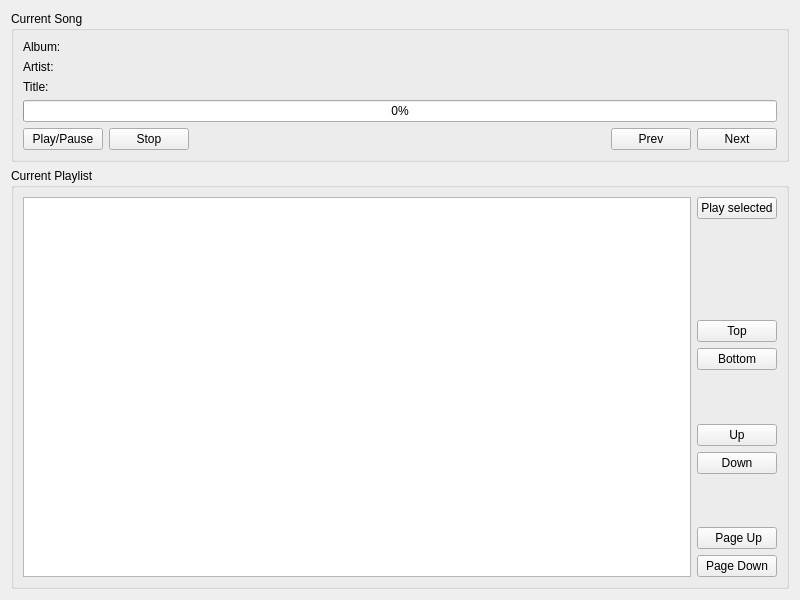
<?xml version="1.0" encoding="UTF-8"?>
<ui version="4.0">
 <class>CurrentlyPlayingWidget</class>
 <widget class="QWidget" name="CurrentlyPlayingWidget">
  <property name="geometry">
   <rect>
    <x>0</x>
    <y>0</y>
    <width>800</width>
    <height>600</height>
   </rect>
  </property>
  <property name="windowTitle">
   <string>Form</string>
  </property>
  <layout class="QVBoxLayout" name="verticalLayout_3">
   <item>
    <widget class="QGroupBox" name="currentlyPlayingGroupBox">
     <property name="title">
      <string>Current Song</string>
     </property>
     <property name="flat">
      <bool>false</bool>
     </property>
     <layout class="QVBoxLayout" name="verticalLayout_2">
      <item>
       <widget class="QLabel" name="albumLabel">
        <property name="text">
         <string>Album:</string>
        </property>
       </widget>
      </item>
      <item>
       <widget class="QLabel" name="artistLabel">
        <property name="text">
         <string>Artist: </string>
        </property>
       </widget>
      </item>
      <item>
       <widget class="QLabel" name="titleLabel">
        <property name="text">
         <string>Title:</string>
        </property>
       </widget>
      </item>
      <item>
       <widget class="QProgressBar" name="songProgressBar">
        <property name="value">
         <number>0</number>
        </property>
        <property name="alignment">
         <set>Qt::AlignLeading|Qt::AlignLeft|Qt::AlignVCenter</set>
        </property>
        <property name="textVisible">
         <bool>true</bool>
        </property>
        <property name="invertedAppearance">
         <bool>false</bool>
        </property>
       </widget>
      </item>
      <item>
       <layout class="QHBoxLayout" name="horizontalLayout_2">
        <item>
         <widget class="QPushButton" name="playPausePushButton">
          <property name="text">
           <string>Play/Pause</string>
          </property>
         </widget>
        </item>
        <item>
         <widget class="QPushButton" name="stopPushButton">
          <property name="text">
           <string>Stop</string>
          </property>
         </widget>
        </item>
        <item>
         <spacer name="horizontalSpacer">
          <property name="orientation">
           <enum>Qt::Horizontal</enum>
          </property>
          <property name="sizeHint" stdset="0">
           <size>
            <width>40</width>
            <height>20</height>
           </size>
          </property>
         </spacer>
        </item>
        <item>
         <widget class="QPushButton" name="prevPushButton">
          <property name="text">
           <string>Prev</string>
          </property>
         </widget>
        </item>
        <item>
         <widget class="QPushButton" name="nextPushButton">
          <property name="text">
           <string>Next</string>
          </property>
         </widget>
        </item>
       </layout>
      </item>
     </layout>
    </widget>
   </item>
   <item>
    <widget class="QGroupBox" name="currentPlayListGroupBox">
     <property name="title">
      <string>Current Playlist</string>
     </property>
     <layout class="QHBoxLayout" name="horizontalLayout">
      <item>
       <widget class="QTreeView" name="currentPlayListTreeView">
        <property name="rootIsDecorated">
         <bool>false</bool>
        </property>
        <property name="uniformRowHeights">
         <bool>true</bool>
        </property>
        <property name="itemsExpandable">
         <bool>false</bool>
        </property>
        <property name="allColumnsShowFocus">
         <bool>true</bool>
        </property>
       </widget>
      </item>
      <item>
       <layout class="QVBoxLayout" name="verticalLayout">
        <item>
         <widget class="QPushButton" name="selectSongPushButton">
          <property name="text">
           <string>Play selected</string>
          </property>
         </widget>
        </item>
        <item>
         <spacer name="verticalSpacer">
          <property name="orientation">
           <enum>Qt::Vertical</enum>
          </property>
          <property name="sizeHint" stdset="0">
           <size>
            <width>20</width>
            <height>40</height>
           </size>
          </property>
         </spacer>
        </item>
        <item>
         <spacer name="verticalSpacer_4">
          <property name="orientation">
           <enum>Qt::Vertical</enum>
          </property>
          <property name="sizeHint" stdset="0">
           <size>
            <width>20</width>
            <height>40</height>
           </size>
          </property>
         </spacer>
        </item>
        <item>
         <widget class="QPushButton" name="selectSongFirstPushButton">
          <property name="text">
           <string>Top</string>
          </property>
          <property name="autoRepeat">
           <bool>false</bool>
          </property>
         </widget>
        </item>
        <item>
         <widget class="QPushButton" name="selectSongLastPushButton">
          <property name="text">
           <string>Bottom</string>
          </property>
          <property name="autoRepeat">
           <bool>false</bool>
          </property>
         </widget>
        </item>
        <item>
         <spacer name="verticalSpacer_2">
          <property name="orientation">
           <enum>Qt::Vertical</enum>
          </property>
          <property name="sizeHint" stdset="0">
           <size>
            <width>20</width>
            <height>40</height>
           </size>
          </property>
         </spacer>
        </item>
        <item>
         <widget class="QPushButton" name="selectSongPrevPushButton">
          <property name="text">
           <string>Up</string>
          </property>
          <property name="autoRepeat">
           <bool>true</bool>
          </property>
         </widget>
        </item>
        <item>
         <widget class="QPushButton" name="selectSongNextPushButton">
          <property name="text">
           <string>Down</string>
          </property>
          <property name="autoRepeat">
           <bool>true</bool>
          </property>
         </widget>
        </item>
        <item>
         <spacer name="verticalSpacer_3">
          <property name="orientation">
           <enum>Qt::Vertical</enum>
          </property>
          <property name="sizeHint" stdset="0">
           <size>
            <width>20</width>
            <height>40</height>
           </size>
          </property>
         </spacer>
        </item>
        <item>
         <widget class="QPushButton" name="selectSongPageUpPushButton">
          <property name="text">
           <string> Page Up</string>
          </property>
          <property name="autoRepeat">
           <bool>true</bool>
          </property>
         </widget>
        </item>
        <item>
         <widget class="QPushButton" name="selectSongPageDownPushButton">
          <property name="text">
           <string>Page Down</string>
          </property>
          <property name="autoRepeat">
           <bool>true</bool>
          </property>
         </widget>
        </item>
       </layout>
      </item>
     </layout>
    </widget>
   </item>
  </layout>
 </widget>
 <tabstops>
  <tabstop>currentPlayListTreeView</tabstop>
  <tabstop>playPausePushButton</tabstop>
  <tabstop>stopPushButton</tabstop>
  <tabstop>prevPushButton</tabstop>
  <tabstop>nextPushButton</tabstop>
  <tabstop>selectSongPushButton</tabstop>
  <tabstop>selectSongFirstPushButton</tabstop>
  <tabstop>selectSongLastPushButton</tabstop>
  <tabstop>selectSongPrevPushButton</tabstop>
  <tabstop>selectSongNextPushButton</tabstop>
  <tabstop>selectSongPageUpPushButton</tabstop>
  <tabstop>selectSongPageDownPushButton</tabstop>
 </tabstops>
 <resources/>
 <connections/>
</ui>
